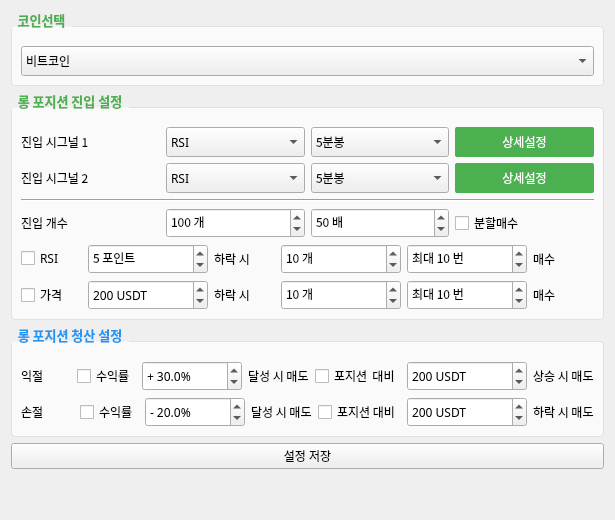
      <widget class="QWidget" name="tab_settings_long">
       <attribute name="title">
        <string>매매설정(롱)</string>
       </attribute>
       <layout class="QVBoxLayout" name="verticalLayout_settings_long">
        <item>
         <widget class="QGroupBox" name="Layout_long_coin_selection">
          <property name="font">
           <font>
            <family>맑은 고딕</family>
            <pointsize>10</pointsize>
            <bold>true</bold>
           </font>
          </property>
          <property name="styleSheet">
           <string notr="true">QGroupBox {
  background-color: #FAFAFA;
  border: 1px solid #E0E0E0;
  border-radius: 4px;
  margin-top: 15px;
  padding-top: 10px;
}

QGroupBox::title {
  subcontrol-origin: margin;
  subcontrol-position: top left;
  padding: 0 5px;
  color: #4CAF50;
}</string>
          </property>
          <property name="title">
           <string>코인선택</string>
          </property>
          <layout class="QVBoxLayout" name="verticalLayout_coin_selection_long">
           <item>
            <widget class="QComboBox" name="comboBox_coin_selection_long">
             <property name="minimumSize">
              <size>
               <width>0</width>
               <height>30</height>
              </size>
             </property>
             <property name="font">
              <font>
               <family>맑은 고딕</family>
               <pointsize>9</pointsize>
               <bold>false</bold>
              </font>
             </property>
             <property name="currentText">
              <string>비트코인</string>
             </property>
             <item>
              <property name="text">
               <string>비트코인</string>
              </property>
             </item>
             <item>
              <property name="text">
               <string>이더리움</string>
              </property>
             </item>
            </widget>
           </item>
          </layout>
         </widget>
        </item>
        <item>
         <widget class="QGroupBox" name="Layout_long_buy_settings">
          <property name="font">
           <font>
            <family>맑은 고딕</family>
            <pointsize>10</pointsize>
            <bold>true</bold>
           </font>
          </property>
          <property name="styleSheet">
           <string notr="true">QGroupBox {
  background-color: #FAFAFA;
  border: 1px solid #E0E0E0;
  border-radius: 4px;
  margin-top: 15px;
  padding-top: 10px;
}

QGroupBox::title {
  subcontrol-origin: margin;
  subcontrol-position: top left;
  padding: 0 5px;
  color: #4CAF50;
}</string>
          </property>
          <property name="title">
           <string>롱 포지션 진입 설정</string>
          </property>
          <layout class="QVBoxLayout" name="verticalLayout_buy_settings_long">
           <item>
            <layout class="QHBoxLayout" name="buy_signal1_long">
             <item>
              <widget class="QLabel" name="label_signal1_long">
               <property name="minimumSize">
                <size>
                 <width>100</width>
                 <height>0</height>
                </size>
               </property>
               <property name="font">
                <font>
                 <family>맑은 고딕</family>
                 <pointsize>9</pointsize>
                 <bold>false</bold>
                </font>
               </property>
               <property name="text">
                <string>진입 시그널 1</string>
               </property>
              </widget>
             </item>
             <item>
              <widget class="QComboBox" name="comboBox_signal1_long">
               <property name="minimumSize">
                <size>
                 <width>0</width>
                 <height>30</height>
                </size>
               </property>
               <property name="font">
                <font>
                 <family>맑은 고딕</family>
                 <pointsize>9</pointsize>
                 <bold>false</bold>
                </font>
               </property>
               <property name="currentText">
                <string>RSI</string>
               </property>
               <item>
                <property name="text">
                 <string>RSI</string>
                </property>
               </item>
               <item>
                <property name="text">
                 <string>이동평균선</string>
                </property>
               </item>
               <item>
                <property name="text">
                 <string>MACD</string>
                </property>
               </item>
               <item>
                <property name="text">
                 <string>볼린저밴드</string>
                </property>
               </item>
              </widget>
             </item>
             <item>
              <widget class="QComboBox" name="comboBox_timeframe1_long">
               <property name="minimumSize">
                <size>
                 <width>0</width>
                 <height>30</height>
                </size>
               </property>
               <property name="font">
                <font>
                 <family>맑은 고딕</family>
                 <pointsize>9</pointsize>
                 <bold>false</bold>
                </font>
               </property>
               <property name="currentText">
                <string>5분봉</string>
               </property>
               <item>
                <property name="text">
                 <string>5분봉</string>
                </property>
               </item>
               <item>
                <property name="text">
                 <string>15분봉</string>
                </property>
               </item>
               <item>
                <property name="text">
                 <string>30분봉</string>
                </property>
               </item>
               <item>
                <property name="text">
                 <string>1시간봉</string>
                </property>
               </item>
              </widget>
             </item>
             <item>
              <widget class="QPushButton" name="btn_detail_signal1_long">
               <property name="minimumSize">
                <size>
                 <width>0</width>
                 <height>30</height>
                </size>
               </property>
               <property name="font">
                <font>
                 <family>맑은 고딕</family>
                 <pointsize>9</pointsize>
                 <bold>false</bold>
                </font>
               </property>
               <property name="styleSheet">
                <string notr="true">QPushButton {
  background-color: #4CAF50;
  color: white;
  border: none;
  border-radius: 2px;
}
QPushButton:hover {
  background-color: #45a049;
}</string>
               </property>
               <property name="text">
                <string>상세설정</string>
               </property>
              </widget>
             </item>
            </layout>
           </item>
           <item>
            <layout class="QHBoxLayout" name="buy_signal2_long">
             <item>
              <widget class="QLabel" name="label_signal2_long">
               <property name="minimumSize">
                <size>
                 <width>100</width>
                 <height>0</height>
                </size>
               </property>
               <property name="font">
                <font>
                 <family>맑은 고딕</family>
                 <pointsize>9</pointsize>
                 <bold>false</bold>
                </font>
               </property>
               <property name="text">
                <string>진입 시그널 2</string>
               </property>
              </widget>
             </item>
             <item>
              <widget class="QComboBox" name="comboBox_signal2_long">
               <property name="minimumSize">
                <size>
                 <width>0</width>
                 <height>30</height>
                </size>
               </property>
               <property name="font">
                <font>
                 <family>맑은 고딕</family>
                 <pointsize>9</pointsize>
                 <bold>false</bold>
                </font>
               </property>
               <property name="currentText">
                <string>RSI</string>
               </property>
               <item>
                <property name="text">
                 <string>RSI</string>
                </property>
               </item>
               <item>
                <property name="text">
                 <string>이동평균선</string>
                </property>
               </item>
               <item>
                <property name="text">
                 <string>볼린저밴드</string>
                </property>
               </item>
               <item>
                <property name="text">
                 <string>MACD</string>
                </property>
               </item>
              </widget>
             </item>
             <item>
              <widget class="QComboBox" name="comboBox_timeframe2_long">
               <property name="minimumSize">
                <size>
                 <width>0</width>
                 <height>30</height>
                </size>
               </property>
               <property name="font">
                <font>
                 <family>맑은 고딕</family>
                 <pointsize>9</pointsize>
                 <bold>false</bold>
                </font>
               </property>
               <property name="currentText">
                <string>5분봉</string>
               </property>
               <item>
                <property name="text">
                 <string>5분봉</string>
                </property>
               </item>
               <item>
                <property name="text">
                 <string>15분봉</string>
                </property>
               </item>
               <item>
                <property name="text">
                 <string>30분봉</string>
                </property>
               </item>
               <item>
                <property name="text">
                 <string>1시간봉</string>
                </property>
               </item>
              </widget>
             </item>
             <item>
              <widget class="QPushButton" name="btn_detail_signal2_long">
               <property name="minimumSize">
                <size>
                 <width>0</width>
                 <height>30</height>
                </size>
               </property>
               <property name="font">
                <font>
                 <family>맑은 고딕</family>
                 <pointsize>9</pointsize>
                 <bold>false</bold>
                </font>
               </property>
               <property name="styleSheet">
                <string notr="true">QPushButton {
  background-color: #4CAF50;
  color: white;
  border: none;
  border-radius: 2px;
}
QPushButton:hover {
  background-color: #45a049;
}</string>
               </property>
               <property name="text">
                <string>상세설정</string>
               </property>
              </widget>
             </item>
            </layout>
           </item>
           <item>
            <widget class="Line" name="line">
             <property name="orientation">
              <enum>Qt::Orientation::Horizontal</enum>
             </property>
            </widget>
           </item>
           <item>
            <layout class="QHBoxLayout" name="buy_long_amount">
             <item>
              <widget class="QLabel" name="label_buy_amount_long">
               <property name="minimumSize">
                <size>
                 <width>100</width>
                 <height>0</height>
                </size>
               </property>
               <property name="font">
                <font>
                 <family>맑은 고딕</family>
                 <pointsize>9</pointsize>
                 <bold>false</bold>
                </font>
               </property>
               <property name="text">
                <string>진입 개수</string>
               </property>
              </widget>
             </item>
             <item>
              <widget class="QSpinBox" name="spinBox_buy_amount_long">
               <property name="minimumSize">
                <size>
                 <width>120</width>
                 <height>30</height>
                </size>
               </property>
               <property name="font">
                <font>
                 <family>맑은 고딕</family>
                 <pointsize>9</pointsize>
                 <bold>false</bold>
                </font>
               </property>
               <property name="suffix">
                <string> 개</string>
               </property>
               <property name="maximum">
                <number>10000000</number>
               </property>
               <property name="singleStep">
                <number>1</number>
               </property>
               <property name="value">
                <number>100</number>
               </property>
              </widget>
             </item>
             <item>
              <widget class="QSpinBox" name="spinBox_additional_long">
               <property name="minimumSize">
                <size>
                 <width>120</width>
                 <height>30</height>
                </size>
               </property>
               <property name="font">
                <font>
                 <family>맑은 고딕</family>
                 <pointsize>9</pointsize>
                 <bold>false</bold>
                </font>
               </property>
               <property name="suffix">
                <string> 배</string>
               </property>
               <property name="maximum">
                <number>100</number>
               </property>
               <property name="value">
                <number>50</number>
               </property>
              </widget>
             </item>
             <item>
              <widget class="QCheckBox" name="checkBox_split_buy_long">
               <property name="font">
                <font>
                 <family>맑은 고딕</family>
                 <pointsize>9</pointsize>
                 <bold>false</bold>
                </font>
               </property>
               <property name="text">
                <string>분할매수</string>
               </property>
              </widget>
             </item>
            </layout>
           </item>
           <item>
            <layout class="QHBoxLayout" name="buy_split1_long">
             <item>
              <widget class="QCheckBox" name="checkBox1_split_long">
               <property name="font">
                <font>
                 <family>맑은 고딕</family>
                 <pointsize>9</pointsize>
                 <bold>false</bold>
                </font>
               </property>
               <property name="text">
                <string>RSI</string>
               </property>
              </widget>
             </item>
             <item>
              <widget class="QSpinBox" name="spinBox1_split1_long">
               <property name="minimumSize">
                <size>
                 <width>120</width>
                 <height>30</height>
                </size>
               </property>
               <property name="font">
                <font>
                 <family>맑은 고딕</family>
                 <pointsize>9</pointsize>
                 <bold>false</bold>
                </font>
               </property>
               <property name="suffix">
                <string> 포인트</string>
               </property>
               <property name="maximum">
                <number>10000000</number>
               </property>
               <property name="singleStep">
                <number>1</number>
               </property>
               <property name="value">
                <number>5</number>
               </property>
              </widget>
             </item>
             <item>
              <widget class="QLabel" name="label1_split1_long">
               <property name="font">
                <font>
                 <family>맑은 고딕</family>
                 <pointsize>9</pointsize>
                 <bold>false</bold>
                </font>
               </property>
               <property name="text">
                <string>하락 시</string>
               </property>
              </widget>
             </item>
             <item>
              <widget class="QSpinBox" name="spinBox2_split1_long">
               <property name="minimumSize">
                <size>
                 <width>120</width>
                 <height>30</height>
                </size>
               </property>
               <property name="font">
                <font>
                 <family>맑은 고딕</family>
                 <pointsize>9</pointsize>
                 <bold>false</bold>
                </font>
               </property>
               <property name="suffix">
                <string> 개</string>
               </property>
               <property name="maximum">
                <number>10000000</number>
               </property>
               <property name="singleStep">
                <number>1</number>
               </property>
               <property name="value">
                <number>10</number>
               </property>
              </widget>
             </item>
             <item>
              <widget class="QSpinBox" name="spinBox3_split1_long">
               <property name="minimumSize">
                <size>
                 <width>120</width>
                 <height>30</height>
                </size>
               </property>
               <property name="font">
                <font>
                 <family>맑은 고딕</family>
                 <pointsize>9</pointsize>
                 <bold>false</bold>
                </font>
               </property>
               <property name="suffix">
                <string> 번</string>
               </property>
               <property name="prefix">
                <string>최대 </string>
               </property>
               <property name="maximum">
                <number>10000000</number>
               </property>
               <property name="singleStep">
                <number>1</number>
               </property>
               <property name="value">
                <number>10</number>
               </property>
              </widget>
             </item>
             <item>
              <widget class="QLabel" name="label2_split1_long">
               <property name="font">
                <font>
                 <family>맑은 고딕</family>
                 <pointsize>9</pointsize>
                 <bold>false</bold>
                </font>
               </property>
               <property name="text">
                <string>매수</string>
               </property>
              </widget>
             </item>
            </layout>
           </item>
           <item>
            <layout class="QHBoxLayout" name="buy_split2_long">
             <item>
              <widget class="QCheckBox" name="checkBox2_split_long">
               <property name="font">
                <font>
                 <family>맑은 고딕</family>
                 <pointsize>9</pointsize>
                 <bold>false</bold>
                </font>
               </property>
               <property name="text">
                <string>가격</string>
               </property>
              </widget>
             </item>
             <item>
              <widget class="QSpinBox" name="spinBox1_split2_long">
               <property name="minimumSize">
                <size>
                 <width>120</width>
                 <height>30</height>
                </size>
               </property>
               <property name="font">
                <font>
                 <family>맑은 고딕</family>
                 <pointsize>9</pointsize>
                 <bold>false</bold>
                </font>
               </property>
               <property name="suffix">
                <string> USDT</string>
               </property>
               <property name="maximum">
                <number>10000000</number>
               </property>
               <property name="singleStep">
                <number>1</number>
               </property>
               <property name="value">
                <number>200</number>
               </property>
              </widget>
             </item>
             <item>
              <widget class="QLabel" name="label1_split2_long">
               <property name="font">
                <font>
                 <family>맑은 고딕</family>
                 <pointsize>9</pointsize>
                 <bold>false</bold>
                </font>
               </property>
               <property name="text">
                <string>하락 시</string>
               </property>
              </widget>
             </item>
             <item>
              <widget class="QSpinBox" name="spinBox2_split2_long">
               <property name="minimumSize">
                <size>
                 <width>120</width>
                 <height>30</height>
                </size>
               </property>
               <property name="font">
                <font>
                 <family>맑은 고딕</family>
                 <pointsize>9</pointsize>
                 <bold>false</bold>
                </font>
               </property>
               <property name="suffix">
                <string> 개</string>
               </property>
               <property name="maximum">
                <number>10000000</number>
               </property>
               <property name="singleStep">
                <number>1</number>
               </property>
               <property name="value">
                <number>10</number>
               </property>
              </widget>
             </item>
             <item>
              <widget class="QSpinBox" name="spinBox3_split2_long">
               <property name="minimumSize">
                <size>
                 <width>120</width>
                 <height>30</height>
                </size>
               </property>
               <property name="font">
                <font>
                 <family>맑은 고딕</family>
                 <pointsize>9</pointsize>
                 <bold>false</bold>
                </font>
               </property>
               <property name="suffix">
                <string> 번</string>
               </property>
               <property name="prefix">
                <string>최대 </string>
               </property>
               <property name="maximum">
                <number>10000000</number>
               </property>
               <property name="singleStep">
                <number>1</number>
               </property>
               <property name="value">
                <number>10</number>
               </property>
              </widget>
             </item>
             <item>
              <widget class="QLabel" name="label2_split2_long">
               <property name="font">
                <font>
                 <family>맑은 고딕</family>
                 <pointsize>9</pointsize>
                 <bold>false</bold>
                </font>
               </property>
               <property name="text">
                <string>매수</string>
               </property>
              </widget>
             </item>
            </layout>
           </item>
          </layout>
         </widget>
        </item>
        <item>
         <widget class="QGroupBox" name="Layout_long_sell_settings">
          <property name="font">
           <font>
            <family>맑은 고딕</family>
            <pointsize>10</pointsize>
            <bold>true</bold>
           </font>
          </property>
          <property name="styleSheet">
           <string notr="true">QGroupBox {
  background-color: #FAFAFA;
  border: 1px solid #E0E0E0;
  border-radius: 4px;
  margin-top: 15px;
  padding-top: 10px;
}

QGroupBox::title {
  subcontrol-origin: margin;
  subcontrol-position: top left;
  padding: 0 5px;
  color: #2196F3;
}</string>
          </property>
          <property name="title">
           <string>롱 포지션 청산 설정</string>
          </property>
          <layout class="QVBoxLayout" name="verticalLayout_sell_settings_long">
           <item>
            <layout class="QHBoxLayout" name="Layout_long_sell1" stretch="1,0,1,1,0,1,1">
             <item>
              <widget class="QLabel" name="label_profit_cut_long">
               <property name="minimumSize">
                <size>
                 <width>50</width>
                 <height>0</height>
                </size>
               </property>
               <property name="font">
                <font>
                 <family>맑은 고딕</family>
                 <pointsize>9</pointsize>
                 <bold>false</bold>
                </font>
               </property>
               <property name="text">
                <string>익절</string>
               </property>
              </widget>
             </item>
             <item>
              <widget class="QCheckBox" name="checkBox_takeprofit1_long">
               <property name="font">
                <font>
                 <family>맑은 고딕</family>
                 <pointsize>9</pointsize>
                 <bold>false</bold>
                </font>
               </property>
               <property name="text">
                <string>수익률</string>
               </property>
              </widget>
             </item>
             <item>
              <widget class="QDoubleSpinBox" name="doubleSpinBox_profit_rate_long">
               <property name="minimumSize">
                <size>
                 <width>100</width>
                 <height>30</height>
                </size>
               </property>
               <property name="font">
                <font>
                 <family>맑은 고딕</family>
                 <pointsize>9</pointsize>
                 <bold>false</bold>
                </font>
               </property>
               <property name="prefix">
                <string>+ </string>
               </property>
               <property name="suffix">
                <string>%</string>
               </property>
               <property name="decimals">
                <number>1</number>
               </property>
               <property name="maximum">
                <double>100.000000000000000</double>
               </property>
               <property name="singleStep">
                <double>0.100000000000000</double>
               </property>
               <property name="value">
                <double>30.000000000000000</double>
               </property>
              </widget>
             </item>
             <item>
              <widget class="QLabel" name="label_profit_condition_long">
               <property name="font">
                <font>
                 <family>맑은 고딕</family>
                 <pointsize>9</pointsize>
                 <bold>false</bold>
                </font>
               </property>
               <property name="text">
                <string>달성 시 매도</string>
               </property>
              </widget>
             </item>
             <item>
              <widget class="QCheckBox" name="checkBox_takeprofit2_long">
               <property name="font">
                <font>
                 <family>맑은 고딕</family>
                 <pointsize>9</pointsize>
                 <bold>false</bold>
                </font>
               </property>
               <property name="text">
                <string>포지션  대비</string>
               </property>
              </widget>
             </item>
             <item>
              <widget class="QSpinBox" name="spinBox_takeprofit1_long">
               <property name="minimumSize">
                <size>
                 <width>120</width>
                 <height>30</height>
                </size>
               </property>
               <property name="font">
                <font>
                 <family>맑은 고딕</family>
                 <pointsize>9</pointsize>
                 <bold>false</bold>
                </font>
               </property>
               <property name="suffix">
                <string> USDT</string>
               </property>
               <property name="maximum">
                <number>10000000</number>
               </property>
               <property name="singleStep">
                <number>1</number>
               </property>
               <property name="value">
                <number>200</number>
               </property>
              </widget>
             </item>
             <item>
              <widget class="QLabel" name="label_profit_condition_2_long">
               <property name="font">
                <font>
                 <family>맑은 고딕</family>
                 <pointsize>9</pointsize>
                 <bold>false</bold>
                </font>
               </property>
               <property name="text">
                <string>상승 시 매도</string>
               </property>
              </widget>
             </item>
            </layout>
           </item>
           <item>
            <layout class="QHBoxLayout" name="Layout_long_sell2" stretch="1,0,1,1,0,1,1">
             <item>
              <widget class="QLabel" name="label_loss_cut_long">
               <property name="minimumSize">
                <size>
                 <width>50</width>
                 <height>0</height>
                </size>
               </property>
               <property name="font">
                <font>
                 <family>맑은 고딕</family>
                 <pointsize>9</pointsize>
                 <bold>false</bold>
                </font>
               </property>
               <property name="text">
                <string>손절</string>
               </property>
              </widget>
             </item>
             <item>
              <widget class="QCheckBox" name="checkBox_stoploss1_long">
               <property name="font">
                <font>
                 <family>맑은 고딕</family>
                 <pointsize>9</pointsize>
                 <bold>false</bold>
                </font>
               </property>
               <property name="text">
                <string>수익률</string>
               </property>
              </widget>
             </item>
             <item>
              <widget class="QDoubleSpinBox" name="doubleSpinBox_loss_rate_long">
               <property name="minimumSize">
                <size>
                 <width>100</width>
                 <height>30</height>
                </size>
               </property>
               <property name="font">
                <font>
                 <family>맑은 고딕</family>
                 <pointsize>9</pointsize>
                 <bold>false</bold>
                </font>
               </property>
               <property name="prefix">
                <string>- </string>
               </property>
               <property name="suffix">
                <string>%</string>
               </property>
               <property name="decimals">
                <number>1</number>
               </property>
               <property name="maximum">
                <double>100.000000000000000</double>
               </property>
               <property name="singleStep">
                <double>0.100000000000000</double>
               </property>
               <property name="value">
                <double>20.000000000000000</double>
               </property>
              </widget>
             </item>
             <item>
              <widget class="QLabel" name="label_loss_condition_long">
               <property name="font">
                <font>
                 <family>맑은 고딕</family>
                 <pointsize>9</pointsize>
                 <bold>false</bold>
                </font>
               </property>
               <property name="text">
                <string>달성 시 매도</string>
               </property>
              </widget>
             </item>
             <item>
              <widget class="QCheckBox" name="checkBox_stoploss2_long">
               <property name="font">
                <font>
                 <family>맑은 고딕</family>
                 <pointsize>9</pointsize>
                 <bold>false</bold>
                </font>
               </property>
               <property name="text">
                <string>포지션 대비</string>
               </property>
              </widget>
             </item>
             <item>
              <widget class="QSpinBox" name="spinBox_stoploss1_long">
               <property name="minimumSize">
                <size>
                 <width>120</width>
                 <height>30</height>
                </size>
               </property>
               <property name="font">
                <font>
                 <family>맑은 고딕</family>
                 <pointsize>9</pointsize>
                 <bold>false</bold>
                </font>
               </property>
               <property name="suffix">
                <string> USDT</string>
               </property>
               <property name="maximum">
                <number>10000000</number>
               </property>
               <property name="singleStep">
                <number>1</number>
               </property>
               <property name="value">
                <number>200</number>
               </property>
              </widget>
             </item>
             <item>
              <widget class="QLabel" name="label_profit_condition_3_long">
               <property name="font">
                <font>
                 <family>맑은 고딕</family>
                 <pointsize>9</pointsize>
                 <bold>false</bold>
                </font>
               </property>
               <property name="text">
                <string>하락 시 매도</string>
               </property>
              </widget>
             </item>
            </layout>
           </item>
          </layout>
         </widget>
        </item>
        <item>
         <widget class="QPushButton" name="button_save_long">
          <property name="text">
           <string>설정 저장</string>
          </property>
         </widget>
        </item>
        <item>
         <spacer name="verticalSpacer">
          <property name="orientation">
           <enum>Qt::Orientation::Vertical</enum>
          </property>
          <property name="sizeHint" stdset="0">
           <size>
            <width>20</width>
            <height>40</height>
           </size>
          </property>
         </spacer>
        </item>
       </layout>
      </widget>
